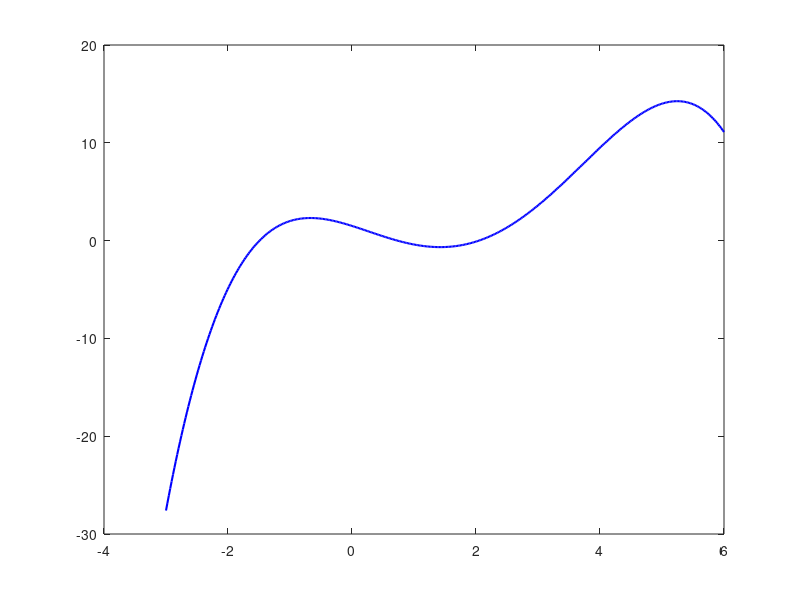

Reproduce this figure in MATLAB. (Note: this script raises an error after producing the figure.)
clear;
clc;
close all;

% Definicja funkcji p(x)
p = @(x) -0.1*x.^4 + 0.8*x.^3 - 0.6*x.^2 - 2*x + 1.5;

% Pochodna funkcji p'(x)
dp = @(x) -0.4*x.^3 + 2.4*x.^2 - 1.2*x - 2;

% Rozpatrywany przedział
a = -3;
b = 6;

% Parametry iteracyjne
tol = 1e-8;      % dokładność
ileIteracji = 30;    % maksymalna liczba iteracji
h = 0.1;         % krok siatki do wykrywania zmian znaku

x_skan = a:h:b;
y_skan = p(x_skan);

pierwiastki = [];

% Szukanie miejsc zmiany znaku, aby wybrać dobre punkty startowe
for i = 1:length(x_skan)-1
    if y_skan(i) * y_skan(i+1) < 0
        % początkowy punkt startowy x0
        x0 = x_skan(i);
        for k = 1:ileIteracji
            if abs(dp(x0)) < 1e-12
                
                % Unikamy dzielenia przez zero
                break;
            end
            x1 = x0 - p(x0)/dp(x0);
            if abs(x1 - x0) < tol
                break;
            end
            x0 = x1;
        end
        pierwiastki(end+1) = x1;
    end
end

% Wyniki
disp('Znalezione pierwiastki funkcji p(x):');
disp(pierwiastki');

% Wykres funkcji i pierwiastków
attr = {'Interpreter','latex'};
xd = linspace(a, b, 400);
yd = p(xd);

figure;
plot(xd, yd, 'b-', 'LineWidth', 1.5); hold on;
yline(0, '--k');
plot(pierwiastki, p(pierwiastki), 'ro', 'MarkerFaceColor', 'r');
xlabel('$x$', attr{:});
ylabel('$p(x)$', attr{:});
title('$p(x) = -0.1x^4 + 0.8x^3 - 0.6x^2 - 2x + 1.5$', attr{:});
subtitle('$p''(x) = -0.4x^3 + 2.4x^2 - 1.2x - 2$', attr{:});
grid on;

for i = 1:length(pierwiastki)
    xr = pierwiastki(i);
    yr = p(xr);
    text(xr, yr - 0.7, sprintf('(%.4g)', xr), ...
        'VerticalAlignment', 'top', ...
        'HorizontalAlignment', 'left', ...
        'FontSize', 9, 'Color', 'r', 'FontWeight', 'bold');
end

% saveas(gcf,'zadanie_8_2.png')